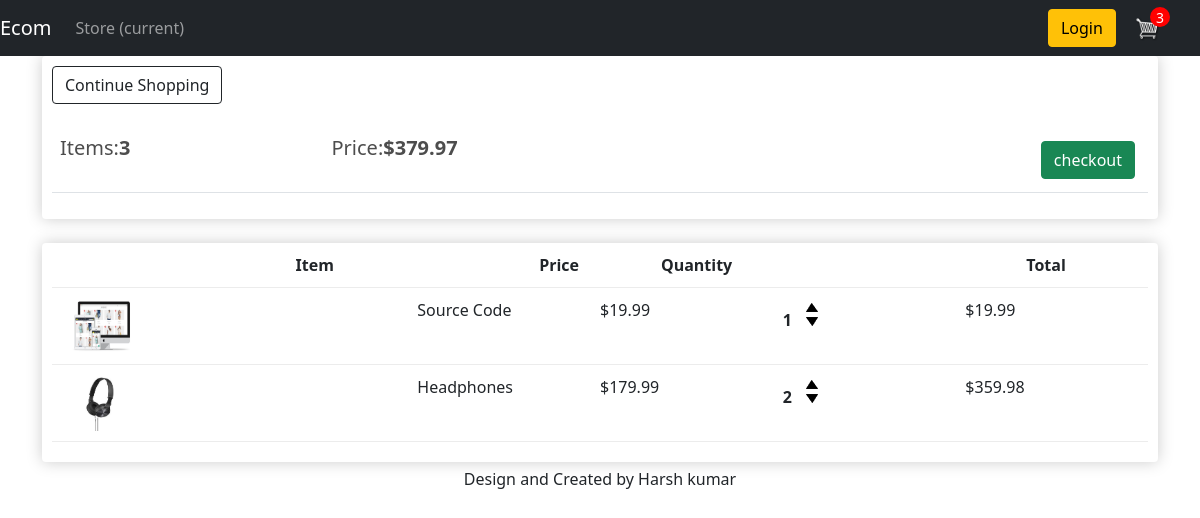
The app's page /cart/ (signed in) with its own data.
### core/models.py (models this page shows, shortened)
class Order(models.Model):
    customer=models.ForeignKey(Customer,on_delete=models.CASCADE,null=True,blank=True)
    date_ordered=models.DateTimeField(auto_now_add=True)
    complete=models.BooleanField(default=False)
    transaction_id=models.CharField(max_length=100,null=True)
    @property
    def get_cart_total(self):
        orderitems=self.orderitem_set.all()
        total=sum([item.get_total for item in orderitems])
        return total
    @property
    def get_cart_items(self):
        orderitems=self.orderitem_set.all()
        total=sum([item.quantity for item in orderitems])
        return total

class OrderItem(models.Model):
    product=models.ForeignKey(Product,on_delete=models.SET_NULL,null=True)
    order=models.ForeignKey(Order,on_delete=models.SET_NULL,null=True)
    quantity=models.IntegerField(default=0,null=True,blank=True)
    date_added=models.DateTimeField(auto_now_add=True)
    @property
    def get_total(self):
        total=self.product.price*self.quantity
        return total

class Product(models.Model):
    name=models.CharField(max_length=100)
    price=models.DecimalField(max_digits=7,decimal_places=2)
    digital=models.BooleanField(default=False ,null=True,blank=True)
    image=models.ImageField(null=True,blank=True)
    @property
    def imageURL(self):
        try:
            url=self.image.url
        except:
            url=''
        return url

### core/views.py (the view)
# urls.py: path('cart/',cart,name='cart'),
def cart(request):
    data=cartData(request)
    cartItems=data['cartItems']
    order=data['order']
    items=data['items']
    context={'items':items,'order':order,'cartItems':cartItems,'shipping':False}
    return render(request,'core/cart.html',context)

### core/utils.py (called while the page is built)
def cartData(request):
    if request.user.is_authenticated:
        customer=request.user.customer
        order,create=Order.objects.get_or_create(customer=customer,complete=False)
        items=order.orderitem_set.all()
        cartItems=order.get_cart_items
    else:
        cookieData=cookieCart(request)
        cartItems=cookieData['cartItems']
        order=cookieData['order']
        items=cookieData['items']
    return {'cartItems':cartItems,'order':order,'items':items}

### core/templates/core/cart.html (shortened to what this page needs)
{%extends 'core/base.html'%}
{%load static%}
{%block content%}
    <div class='row'>
        <div class='col-lg-12'>
            <div class='box-element'>
                <a class='btn btn-outline-dark' href="{% url 'core:store' %}" >Continue Shopping</a>
                <br>
                <br>
                <table class='table'>
                    <tr>
                        <th><h5>Items:<strong>{{order.get_cart_items}}</strong></h5></th>
                        <th><h5>Price:<strong>${{order.get_cart_total|floatformat:2}}</strong></h5></th>
                        <th><a class='btn btn-success' style="float:right; margin:5px;" href="{%url 'core:checkout'%}">checkout</a></th>
                    </tr>
                </table>
            </div>
            <br>
            <div class='box-element'>
                <div class='cart-row'>
                    <div style='flex:2'></div>
                    <div style='flex:2'><strong>Item</strong></div>
                    <div style='flex:1'><strong>Price</strong></div>
                    <div style='flex:3'><strong>Quantity</strong></div>
                    <div style='flex:1'><strong>Total</strong></div>
                </div>
                {% for item in items %}
                <div class='cart-row'>
                    <div style='flex:2'><img class='row-image' src="{{item.product.imageURL}}" ></div>
                    <div style='flex:1'><p>{{item.product.name}}</p></div>
                    <div style='flex:1'><p>${{item.product.price|floatformat:2}}</p></div>
                    <div style='flex:1'>
                        <p class='quantity'>{{item.quantity}}</p>
                        <div class='quantity'>
                            <img data-product='{{item.product.id}}' data-action='add' class='chg-quantity update-cart' src="{%static 'images/arrow-up.png'%}" >
                            <img data-product='{{item.product.id}}' data-action='remove' class='chg-quantity update-cart' src="{%static 'images/arrow-down.png' %}">
                        </div>
                    </div>
                    <div style='flex:1'><p>${{item.get_total}}</p></div>
                </div>
                {%endfor%}
            </div>
        </div>
    </div>
{%endblock content%}

### static/css/index.css (style rules this page uses)
body { background-color: blue; }
h1,h2,h3,h4,h5,h6 { color:hsl(0, 0%, 30%); }
.box-element { box-shadow:hsl(0, 0%, 80%) 0 0 16px; background-color: #fff; border-radius: 4px; padding: 10px; }
.col-lg-4, .col-lg-6, .col-lg-8, .col-lg-12 { margin-top: 10px; }
.btn { border-radius: 0; }
.row-image { width: 100px; }
.cart-row { display: flex; align-items: flex-stretch; padding-bottom: 10px; margin-bottom: 10px; border-bottom: 1px solid #ececec; }
.quantity { display: inline-block; font-weight: 700; padding-right:10px; }
.chg-quantity { width: 12px; cursor: pointer; display: block; margin-top: 5px; transition:.1s; }

### records on screen
Order: get_cart_items "3", get_cart_total "379.97"
OrderItem: product.imageURL (picture), product.name "Source Code", product.price "19.99", quantity "1", get_total "19.99"
OrderItem: product.imageURL (picture), product.name "Headphones", product.price "179.99", quantity "2", get_total "359.98"

### other values on screen
{{ cartItems }} "3"
